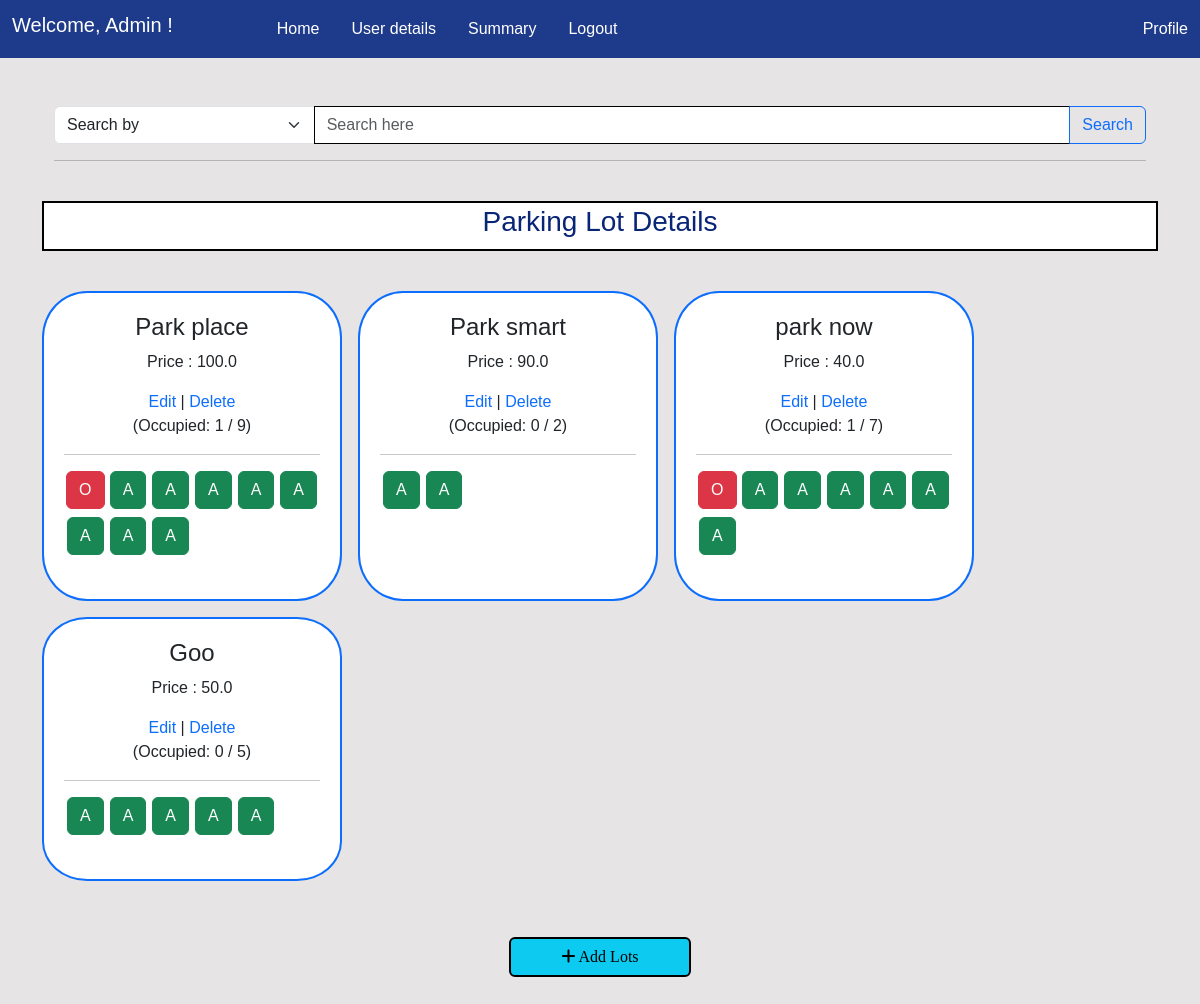
The app's page /admin (signed in), older data.
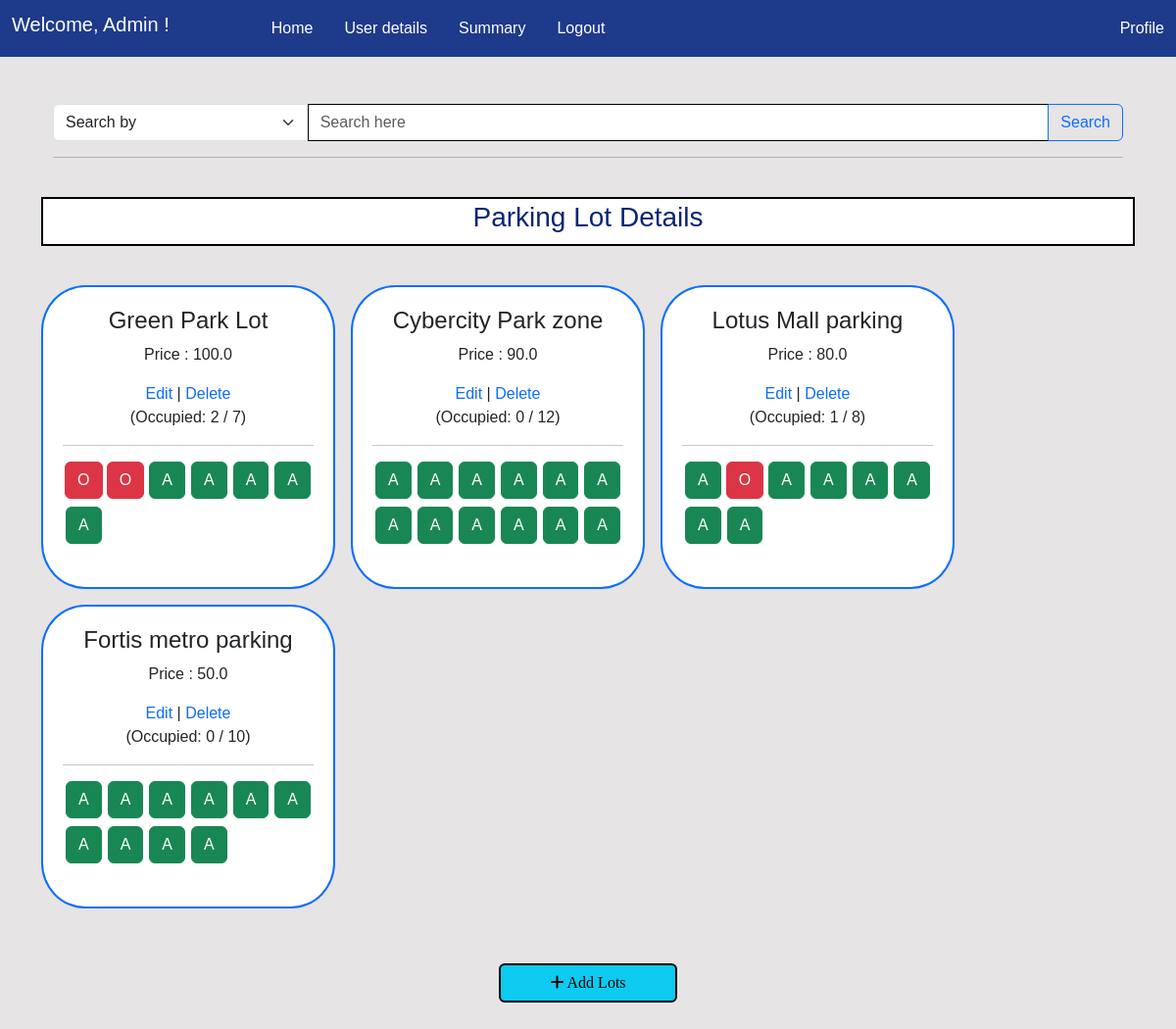
The same page, newer data.
### models.py (models this page shows)
class ParkingLot(db.Model):
    __tablename__ = 'parkinglot'
    id = db.Column(db.Integer, primary_key=True)
    name = db.Column(db.String(50), nullable=False)
    address = db.Column(db.String(100), nullable=False)
    pincode = db.Column(db.String(10), nullable=False)
    total_spots = db.Column(db.Integer, nullable=False)
    price_per_hour = db.Column(db.Float, nullable=False)
    spots= db.relationship('ParkingSpot', backref='parkinglot', lazy=True,cascade="all, delete-orphan" )
    lots= db.relationship('Reservation', backref='parkinglot', lazy=True,cascade="all, delete-orphan")

class ParkingSpot(db.Model):
    __tablename__ = 'parkingspot'
    id = db.Column(db.Integer, primary_key=True)
    lot_id = db.Column(db.Integer, db.ForeignKey('parkinglot.id'), nullable=False)
    spot_number = db.Column(db.Integer, nullable=False)
    is_occupied = db.Column(db.Boolean, default=False)
    reserved_spot = db.relationship('Reservation', backref='parkingspot', lazy=True ,cascade="all, delete-orphan")

### routes.py (the view, shortened to what this page needs)
@app.route('/admin')
@admin_required
def admin():
    parkinglots = ParkingLot.query.all()
    parameter= request.args.get('parameter')
    query= request.args.get('query')
    parameters= {
        'default':'Search by ',
        'lotname' : 'Lot name',
        'location' :'Location',
        'pincode' : 'Pincode',
        'lotid': 'Lot ID',
        'totalspot': 'Total Spots'
    }
    return render_template('admin.html',parkinglots=parkinglots,parameters=parameters,param=parameter,query=query)

### routes.py (called while the page is built)
def admin_required(f):
    @wraps(f)
    def decorated_function(*args, **kwargs):
        if 'user_id' not in session:
            flash('Please login to continue')
            return redirect(url_for('login'))
        user= User.query.get(session['user_id'])
        if not user.is_admin:
            flash('You do not have permission to access this page')
            return redirect(url_for('user'))
        return f(*args, **kwargs)
    return decorated_function

### templates/admin.html (shortened to what this page needs)
{% extends 'layout.html' %}
 {% block content %}
<div class="container-fluid mt-5">
    {% include 'searchbar.html' %}
    <hr>
    <div class="row mb-3">
        <div class="heading d-flex mt-4">
            <h3>Parking Lot Details</h3>
        </div>
        {% for parkinglot in parkinglots %}
        <div class="contain col-3 me-3 mb-3" style="width: 300px; overflow-y: auto; ">
            <h4 class="text-center ">{{parkinglot.name}}</h4>
            <p class="text-center">Price : {{parkinglot.price_per_hour}}</p>
            <div class="lot-controls text-center ">
                <a href="{{ url_for('edit_lot', id=parkinglot.id) }}">Edit</a> |
                <a href="{{ url_for('delete_lot', id=parkinglot.id) }}">Delete</a>
            </div>
            <div class="occupied-info text-center">(Occupied: {{ parkinglot.spots | selectattr('is_occupied') | list |
                length }} / {{parkinglot.total_spots }})</div>
            <hr>
            <div class="container mb-3">
                <div class="row">
                    {% for spot in parkinglot.spots %}
                    <div class="col-2 mb-2 d-flex justify-content-center">
                        <div class="smallcontain">
                            {% if spot.is_occupied %}
                            <a href="{{ url_for('delete_spot' , id=spot.id)}}" class="btn btn-danger">O</a>
                            {% else %}
                            <a href="{{ url_for('delete_spot' , id=spot.id)}}" class="btn btn-success">A</a>
                            {% endif %}
                        </div>
                    </div>
                    {% endfor %}
                </div>
            </div>
        </div>
        {% endfor %}
    </div>
    <div class=" d-grid gap-2 col-2 mx-auto mb-5">
        <a href="{{url_for('add_lot')}}" class="chfont btn btn-info mt-4" style="border:2px solid black">
            <i class="fa fa-plus" aria-hidden="true"></i>
            Add Lots
        </a>
    </div>
</div>
{% endblock %}

Row changes from the older to the newer data that the page shows:
changed ParkingLot: name "Park place" → "Green Park Lot"; spots|selectattr "1" → "2"; total_spots "9" → "7"
changed ParkingSpot (number 2 of 37 on the later page): is_occupied "A" → "O"
changed ParkingLot: name "Park smart" → "Cybercity Park zone"; total_spots "2" → "12"
changed ParkingLot: name "park now" → "Lotus Mall parking"; price_per_hour "40.0" → "80.0"; total_spots "7" → "8"
changed ParkingSpot (number 20 of 37 on the later page): is_occupied "O" → "A"
changed ParkingSpot (number 21 of 37 on the later page): is_occupied "A" → "O"
changed ParkingLot: name "Goo" → "Fortis metro parking"; total_spots "5" → "10"
